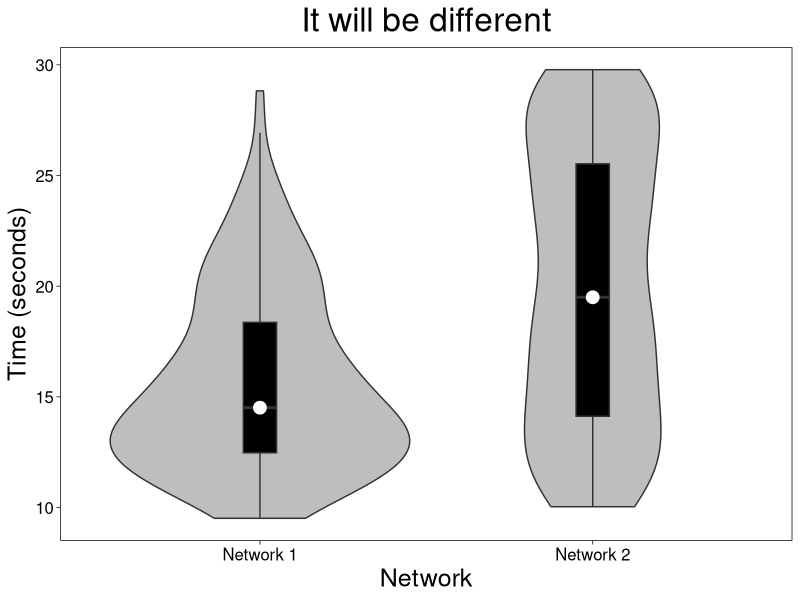

The R source for this figure:
## ---- chunk 1
library(knitr)     # This package is necessary for this type of document (.Rmd).
library(tidyverse) # This will load all of the packages we need (ggplot2, dplyr).
## ---- chunk 2
opts_chunk$set(echo = TRUE) # prints the code chunks by default. We turn this
                            # behaviour off by calling 'echo = FALSE' in the 
                            # header of the code chunk.
## ---- chunk 3
disc.dat1 <- read.delim("data/Discovery_time.txt", # fileloc
                        header = FALSE, # no header
                        col.names = "Seconds") # label the column

disc.dat1$Network = factor("Network 1") # Add a column called 'Network' with the network name

disc.dat1$Seconds = disc.dat1$Seconds/1000 # convert to seconds

disc.dat2 <- data.frame("Seconds" = sample(10000:30000, 160, replace=T)) 
disc.dat2$Network = factor("Network 2") # Add a column called 'Network' with the network name
disc.dat2$Seconds = disc.dat2$Seconds/1000 # convert to seconds
## ---- chunk 4
data = rbind(disc.dat1, # Binds the data together by row (hence 'r'bind).
             disc.dat2) # add each dataset here.
## ---- chunk 5
med.data = data %>%                   # Creates new object as a copy
  group_by(Network) %>%               # Groups by the network
  summarise(Median = median(Seconds)) # Returns the median value for each.
## ---- chunk 6
# Create the ggplot object called 'p'

p <-  ggplot(data = data,         # our combined data
             aes(x = Network,     # networks on the x axis
                 y = Seconds,     # Seconds on the y axis
                 group = Network) # plots each network individually
             ) +
  
      # Call each plot
      geom_violin(position = "dodge",   # Ignore
                  fill = "grey") +      # colour of violin
      geom_boxplot(width= 0.1,          # Width of the boxplot
                   outlier.colour = NA, # Outliers not plotted
                   position = "dodge",  # Ignore
                   fill = "black") +    # colour of box
      
      # plot the Median points
      geom_point(data = med.data,  # the median data
                 aes(x = Network,  # Networks on the x axis (same as above).
                     y = Median),  # the Median value on the y axis.
                 colour = "white", # colour of the dot
                 size = 4) +       # size of the dot
      
      # formatting options
      
      theme_linedraw() + # a basic ggplot theme
      
      labs(y = "Time (seconds)",              # y axis label
           x = "Network",                     # x axis label
           title = "It will be different") +  # Main title
      
      theme(axis.text = element_text(size=12),      # x / y axis label sizes
            axis.title = element_text(size = 18),   # x / y axis title sizes
            plot.title = element_text(size = 24,    # Main title size
                                      hjust = 0.5), # Centre main title
            panel.grid = element_blank())           # Removes all gridlines
## ---- chunk 7
p
